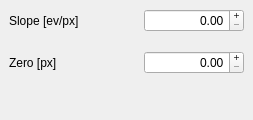
<?xml version="1.0" encoding="UTF-8"?>
<ui version="4.0">
 <class>BandPassFilterWindow</class>
 <widget class="QDockWidget" name="BandPassFilterWindow">
  <property name="geometry">
   <rect>
    <x>0</x>
    <y>0</y>
    <width>253</width>
    <height>120</height>
   </rect>
  </property>
  <property name="sizePolicy">
   <sizepolicy hsizetype="Minimum" vsizetype="MinimumExpanding">
    <horstretch>0</horstretch>
    <verstretch>0</verstretch>
   </sizepolicy>
  </property>
  <property name="maximumSize">
   <size>
    <width>253</width>
    <height>524287</height>
   </size>
  </property>
  <property name="windowTitle">
   <string>Band pass filter</string>
  </property>
  <widget class="QWidget" name="dockWidgetContents">
   <layout class="QVBoxLayout" name="verticalLayout">
    <property name="spacing">
     <number>1</number>
    </property>
    <property name="leftMargin">
     <number>0</number>
    </property>
    <property name="topMargin">
     <number>0</number>
    </property>
    <property name="rightMargin">
     <number>0</number>
    </property>
    <property name="bottomMargin">
     <number>0</number>
    </property>
    <item>
     <widget class="QWidget" name="slopeWidget" native="true">
      <layout class="QHBoxLayout" name="horizontalLayout_4">
       <item>
        <widget class="QLabel" name="slopeLabel">
         <property name="text">
          <string>Slope [ev/px]</string>
         </property>
        </widget>
       </item>
       <item>
        <spacer name="slopeSpacer">
         <property name="orientation">
          <enum>Qt::Horizontal</enum>
         </property>
         <property name="sizeType">
          <enum>QSizePolicy::Preferred</enum>
         </property>
         <property name="sizeHint" stdset="0">
          <size>
           <width>52</width>
           <height>20</height>
          </size>
         </property>
        </spacer>
       </item>
       <item>
        <widget class="QDoubleSpinBox" name="slopeSpinBox">
         <property name="minimumSize">
          <size>
           <width>100</width>
           <height>0</height>
          </size>
         </property>
         <property name="maximumSize">
          <size>
           <width>100</width>
           <height>16777215</height>
          </size>
         </property>
         <property name="alignment">
          <set>Qt::AlignRight|Qt::AlignTrailing|Qt::AlignVCenter</set>
         </property>
         <property name="buttonSymbols">
          <enum>QAbstractSpinBox::PlusMinus</enum>
         </property>
         <property name="decimals">
          <number>2</number>
         </property>
         <property name="maximum">
          <double>10000.000000000000000</double>
         </property>
        </widget>
       </item>
      </layout>
     </widget>
    </item>
    <item>
     <widget class="QWidget" name="zeroWidget" native="true">
      <layout class="QHBoxLayout" name="horizontalLayout_3">
       <item>
        <widget class="QLabel" name="zeroLabel">
         <property name="text">
          <string>Zero [px]</string>
         </property>
        </widget>
       </item>
       <item>
        <spacer name="zeroSpacer">
         <property name="orientation">
          <enum>Qt::Horizontal</enum>
         </property>
         <property name="sizeType">
          <enum>QSizePolicy::Preferred</enum>
         </property>
         <property name="sizeHint" stdset="0">
          <size>
           <width>52</width>
           <height>20</height>
          </size>
         </property>
        </spacer>
       </item>
       <item>
        <widget class="QDoubleSpinBox" name="zeroSpinBox">
         <property name="minimumSize">
          <size>
           <width>100</width>
           <height>0</height>
          </size>
         </property>
         <property name="maximumSize">
          <size>
           <width>100</width>
           <height>16777215</height>
          </size>
         </property>
         <property name="alignment">
          <set>Qt::AlignRight|Qt::AlignTrailing|Qt::AlignVCenter</set>
         </property>
         <property name="buttonSymbols">
          <enum>QAbstractSpinBox::PlusMinus</enum>
         </property>
         <property name="decimals">
          <number>2</number>
         </property>
         <property name="maximum">
          <double>10000.000000000000000</double>
         </property>
        </widget>
       </item>
      </layout>
     </widget>
    </item>
    <item>
     <spacer name="verticalSpacer">
      <property name="orientation">
       <enum>Qt::Vertical</enum>
      </property>
      <property name="sizeType">
       <enum>QSizePolicy::Expanding</enum>
      </property>
      <property name="sizeHint" stdset="0">
       <size>
        <width>20</width>
        <height>1</height>
       </size>
      </property>
     </spacer>
    </item>
   </layout>
  </widget>
 </widget>
 <resources/>
 <connections/>
</ui>
